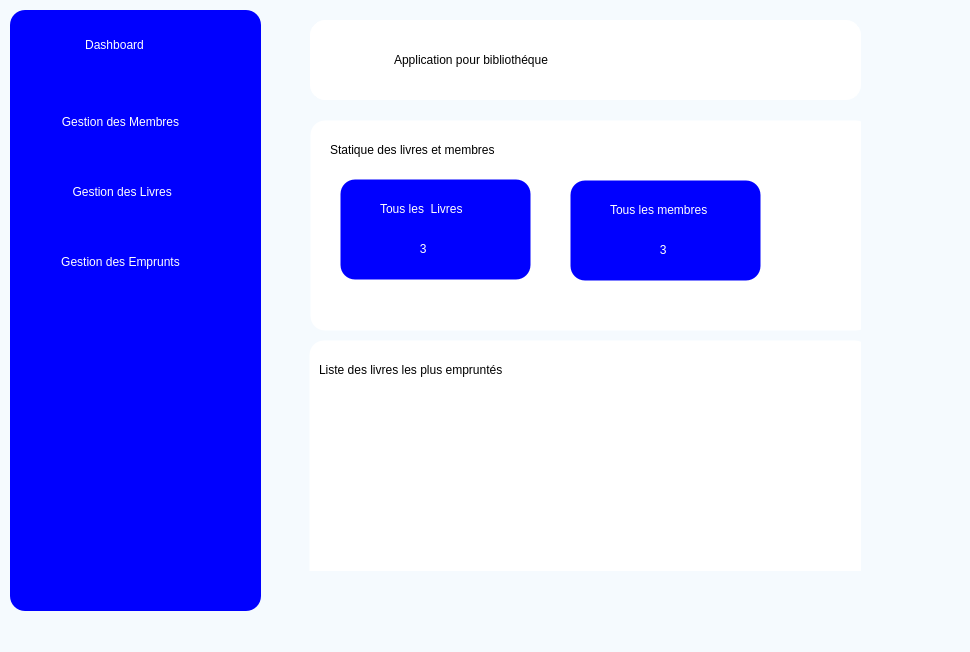
<?xml version="1.0" encoding="UTF-8"?>
<ui version="4.0">
 <class>MainWindow</class>
 <widget class="QMainWindow" name="MainWindow">
  <property name="geometry">
   <rect>
    <x>0</x>
    <y>0</y>
    <width>970</width>
    <height>652</height>
   </rect>
  </property>
  <property name="windowTitle">
   <string>MainWindow</string>
  </property>
  <widget class="QWidget" name="centralwidget">
   <property name="styleSheet">
    <string notr="true">background-color: rgb(245, 250, 254);</string>
   </property>
   <widget class="QWidget" name="con_only_widget" native="true">
    <property name="geometry">
     <rect>
      <x>10</x>
      <y>10</y>
      <width>251</width>
      <height>601</height>
     </rect>
    </property>
    <property name="styleSheet">
     <string notr="true">
background-color: rgb(0, 0, 255);
color: rgb(255, 255, 255);
border:1px ,solid ;
border-color: rgb(0, 0, 255);
border-radius:15px;
</string>
    </property>
    <widget class="QPushButton" name="pushButton">
     <property name="geometry">
      <rect>
       <x>10</x>
       <y>100</y>
       <width>201</width>
       <height>24</height>
      </rect>
     </property>
     <property name="text">
      <string>Gestion des Membres</string>
     </property>
    </widget>
    <widget class="QPushButton" name="pushButton_2">
     <property name="geometry">
      <rect>
       <x>10</x>
       <y>170</y>
       <width>201</width>
       <height>24</height>
      </rect>
     </property>
     <property name="text">
      <string> Gestion des Livres</string>
     </property>
    </widget>
    <widget class="QPushButton" name="pushButton_3">
     <property name="geometry">
      <rect>
       <x>10</x>
       <y>240</y>
       <width>201</width>
       <height>24</height>
      </rect>
     </property>
     <property name="text">
      <string>Gestion des Emprunts</string>
     </property>
    </widget>
    <widget class="QWidget" name="widget" native="true">
     <property name="geometry">
      <rect>
       <x>19</x>
       <y>19</y>
       <width>181</width>
       <height>41</height>
      </rect>
     </property>
     <widget class="QPushButton" name="pushButton_5">
      <property name="geometry">
       <rect>
        <x>30</x>
        <y>0</y>
        <width>111</width>
        <height>31</height>
       </rect>
      </property>
      <property name="text">
       <string>Dashboard</string>
      </property>
     </widget>
    </widget>
   </widget>
   <widget class="QWidget" name="widget_3" native="true">
    <property name="geometry">
     <rect>
      <x>280</x>
      <y>10</y>
      <width>601</width>
      <height>601</height>
     </rect>
    </property>
    <widget class="QWidget" name="header" native="true">
     <property name="geometry">
      <rect>
       <x>30</x>
       <y>10</y>
       <width>551</width>
       <height>80</height>
      </rect>
     </property>
     <property name="styleSheet">
      <string notr="true">background-color: rgb(255, 255, 255);
border:0.5px solid; 
border-radius:15px;
border-color: rgb(255, 255, 255);
</string>
     </property>
     <widget class="QLabel" name="label_7">
      <property name="geometry">
       <rect>
        <x>80</x>
        <y>30</y>
        <width>381</width>
        <height>20</height>
       </rect>
      </property>
      <property name="styleSheet">
       <string notr="true">color: rgb(0, 0, 0);
font: 18pt &quot;Tempus Sans ITC&quot;;</string>
      </property>
      <property name="text">
       <string>Application pour bibliothéque</string>
      </property>
     </widget>
    </widget>
    <widget class="QStackedWidget" name="stackedWidget">
     <property name="geometry">
      <rect>
       <x>10</x>
       <y>100</y>
       <width>571</width>
       <height>461</height>
      </rect>
     </property>
     <property name="font">
      <font>
       <pointsize>10</pointsize>
      </font>
     </property>
     <widget class="QWidget" name="page">
      <widget class="QWidget" name="widget_2" native="true">
       <property name="geometry">
        <rect>
         <x>20</x>
         <y>10</y>
         <width>561</width>
         <height>211</height>
        </rect>
       </property>
       <property name="styleSheet">
        <string notr="true">background-color: rgb(255, 255, 255);
border:1px solid;
border-radius:15px;
border-color:none;
box-shadow: 10px 5px 5px;</string>
       </property>
       <widget class="QLabel" name="label_2">
        <property name="geometry">
         <rect>
          <x>20</x>
          <y>20</y>
          <width>191</width>
          <height>20</height>
         </rect>
        </property>
        <property name="styleSheet">
         <string notr="true">border:none;
color:black;</string>
        </property>
        <property name="text">
         <string>Statique des livres et membres</string>
        </property>
       </widget>
       <widget class="QTextEdit" name="textEdit">
        <property name="geometry">
         <rect>
          <x>60</x>
          <y>80</y>
          <width>104</width>
          <height>70</height>
         </rect>
        </property>
       </widget>
       <widget class="QWidget" name="widget_4" native="true">
        <property name="geometry">
         <rect>
          <x>30</x>
          <y>59</y>
          <width>191</width>
          <height>101</height>
         </rect>
        </property>
        <property name="styleSheet">
         <string notr="true">background-color: rgb(0, 0, 255);</string>
        </property>
        <widget class="QLabel" name="label">
         <property name="geometry">
          <rect>
           <x>40</x>
           <y>20</y>
           <width>111</width>
           <height>20</height>
          </rect>
         </property>
         <property name="styleSheet">
          <string notr="true">color: rgb(255, 255, 255);
border:none;</string>
         </property>
         <property name="text">
          <string>Tous les  Livres</string>
         </property>
        </widget>
        <widget class="QLabel" name="label_3">
         <property name="geometry">
          <rect>
           <x>40</x>
           <y>60</y>
           <width>111</width>
           <height>20</height>
          </rect>
         </property>
         <property name="styleSheet">
          <string notr="true">color: rgb(255, 255, 255);
border:none;</string>
         </property>
         <property name="text">
          <string>            3</string>
         </property>
        </widget>
       </widget>
       <widget class="QWidget" name="widget_5" native="true">
        <property name="geometry">
         <rect>
          <x>260</x>
          <y>60</y>
          <width>191</width>
          <height>101</height>
         </rect>
        </property>
        <property name="styleSheet">
         <string notr="true">background-color: rgb(0, 0, 255);</string>
        </property>
        <widget class="QLabel" name="label_4">
         <property name="geometry">
          <rect>
           <x>40</x>
           <y>20</y>
           <width>111</width>
           <height>20</height>
          </rect>
         </property>
         <property name="styleSheet">
          <string notr="true">color: rgb(255, 255, 255);
border:none;</string>
         </property>
         <property name="text">
          <string>Tous les membres</string>
         </property>
        </widget>
        <widget class="QLabel" name="label_5">
         <property name="geometry">
          <rect>
           <x>50</x>
           <y>60</y>
           <width>111</width>
           <height>20</height>
          </rect>
         </property>
         <property name="styleSheet">
          <string notr="true">color: rgb(255, 255, 255);
border:none;</string>
         </property>
         <property name="text">
          <string>            3</string>
         </property>
        </widget>
       </widget>
      </widget>
      <widget class="QWidget" name="widget_6" native="true">
       <property name="geometry">
        <rect>
         <x>19</x>
         <y>230</y>
         <width>561</width>
         <height>251</height>
        </rect>
       </property>
       <property name="styleSheet">
        <string notr="true">background-color: rgb(255, 255, 255);
border:1px solid;
border-radius:15px;
border-color:none;
box-shadow: 10px 5px 5px;</string>
       </property>
       <widget class="QLabel" name="label_6">
        <property name="geometry">
         <rect>
          <x>10</x>
          <y>20</y>
          <width>201</width>
          <height>20</height>
         </rect>
        </property>
        <property name="styleSheet">
         <string notr="true">border:none;
color:black;</string>
        </property>
        <property name="text">
         <string>Liste des livres les plus empruntés</string>
        </property>
       </widget>
       <widget class="QTableWidget" name="tableWidget">
        <property name="geometry">
         <rect>
          <x>15</x>
          <y>70</y>
          <width>521</width>
          <height>121</height>
         </rect>
        </property>
       </widget>
      </widget>
     </widget>
     <widget class="QWidget" name="page_2"/>
    </widget>
   </widget>
  </widget>
 </widget>
 <resources/>
 <connections/>
</ui>
